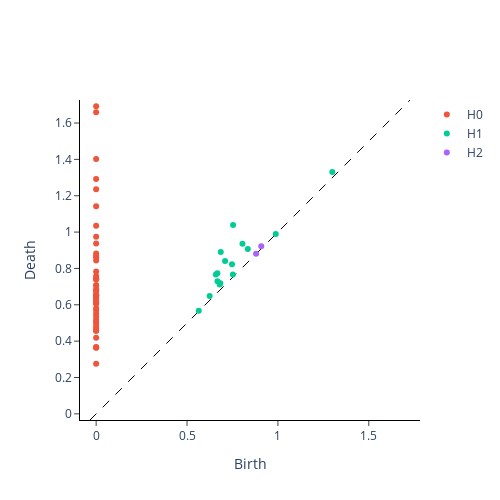

Notebook code cell kept with this figure:
### Code cell
VR = VietorisRipsPersistence(homology_dimensions=[0, 1, 2,3,4,5])  # Parameter explained in the text
diagrams = VR.fit_transform([np.log2(np.array(X[:50]))])
plot_diagram(diagrams[0])
